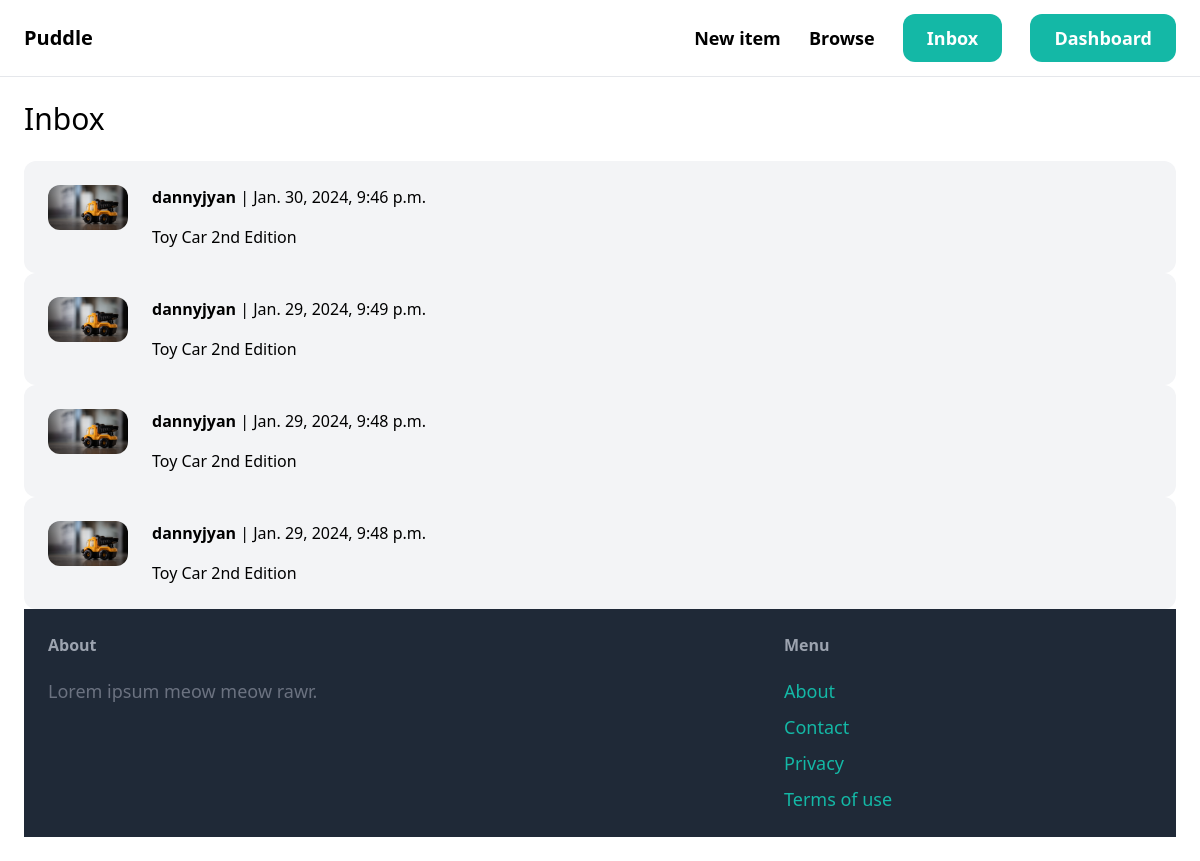
The page /inbox/ (signed in) on the database its author committed.
### conversation/models.py (models this page shows)
class Conversation(models.Model):
    item = models.ForeignKey(Item, related_name='conversations', on_delete=models.CASCADE)
    members = models.ManyToManyField(User, related_name='conversations')
    created_at = models.DateTimeField(auto_now_add=True)
    modified_at = models.DateTimeField(auto_now=True)
    class Meta:
        ordering = ('-modified_at',)

### item/models.py (models this page shows, shortened)
class Item(models.Model):
    category = models.ForeignKey(Category, related_name='items', on_delete=models.CASCADE)
    name = models.CharField(max_length=255)
    description = models.TextField(blank=True, null=True)
    price = models.FloatField()
    image = models.ImageField(upload_to='item_images', blank=True, null=True)
    is_sold = models.BooleanField(default=False)
    created_by = models.ForeignKey(User, related_name='items', on_delete=models.CASCADE)
    created_at = models.DateTimeField(auto_now_add=True)
    class Meta:
        ordering = ('name', )

### conversation/views.py (the view)
# urls.py: path('', views.inbox, name='inbox'),
@login_required
def inbox(request):
    conversations = Conversation.objects.filter(members__in=[request.user.id])
    return render(request, "conversation/inbox.html", {
        'conversations': conversations
    })

### conversation/templates/conversation/inbox.html (shortened to what this page needs)
{% extends 'core/base.html' %}
{% block content %}
<h1 class="mb-6 text-3xl">Inbox</h1>
<div class="space-y-6">
    {% for conversation in conversations %}
        <a href="{% url 'conversation:detail' conversation.id %}">
            <div class="p-6 flex {% if message.created_by == request.user %} bg-blue-100 {% else %} bg-gray-100 {% endif %} rounded-xl">
                <div class="pr-6">
                    <img src="{{ conversation.item.image.url }}" class="w-20 rounded-xl">
                </div>
                <div>
                    {% for member in conversation.members.all %}
                        {% if member != request.user %}
                            <p class="mb-4"><strong>{{ member.username }}</strong> | {{ conversation.modified_at}}</p>
                            <p>{{ conversation.item.name}} </p>
                        {% endif %}
                    {% endfor %}
                </div>
            </div>
        </a>
    {% endfor %}
{% endblock %}

### rows shown on the page
Conversation: item.image (picture), modified_at "Jan. 30, 2024, 9:46 p.m.", item.name "Toy Car 2nd Edition"
Conversation: item.image (picture), modified_at "Jan. 29, 2024, 9:49 p.m.", item.name "Toy Car 2nd Edition"
Conversation: item.image (picture), modified_at "Jan. 29, 2024, 9:48 p.m.", item.name "Toy Car 2nd Edition"
Conversation: item.image (picture), modified_at "Jan. 29, 2024, 9:48 p.m.", item.name "Toy Car 2nd Edition"

### other values the page prints
{{ member.username }} "dannyjyan"
